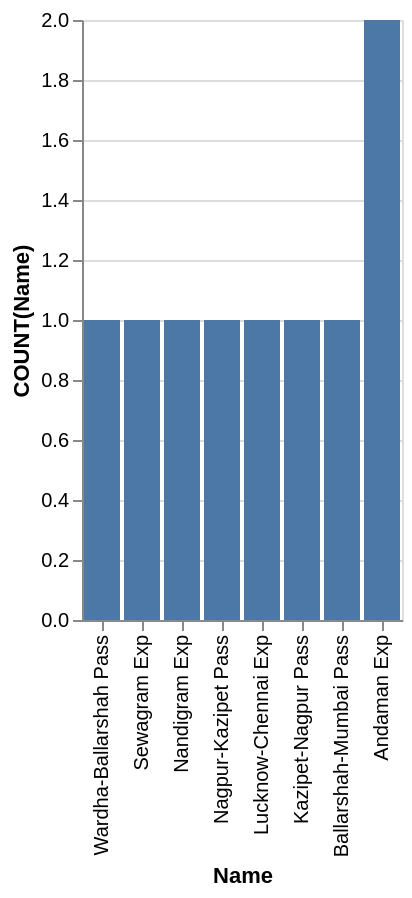

Write a Vega-Lite specification for this figure.
### Vega-Lite specification from a JSON file in a GitHub repository (floating-point values rounded to 4 significant figures)
{"data": {"values": [{"x_data": "Wardha-Ballarshah Pass", "y_data": 1}, {"x_data": "Sewagram Exp", "y_data": 1}, {"x_data": "Nandigram Exp", "y_data": 1}, {"x_data": "Nagpur-Kazipet Pass", "y_data": 1}, {"x_data": "Lucknow-Chennai Exp", "y_data": 1}, {"x_data": "Kazipet-Nagpur Pass", "y_data": 1}, {"x_data": "Ballarshah-Mumbai Pass", "y_data": 1}, {"x_data": "Andaman Exp", "y_data": 2}]}, "mark": "bar", "encoding": {"x": {"field": "x_data", "type": "nominal", "title": "Name", "sort": "descending"}, "y": {"field": "y_data", "type": "quantitative", "title": "COUNT(Name)"}}}
